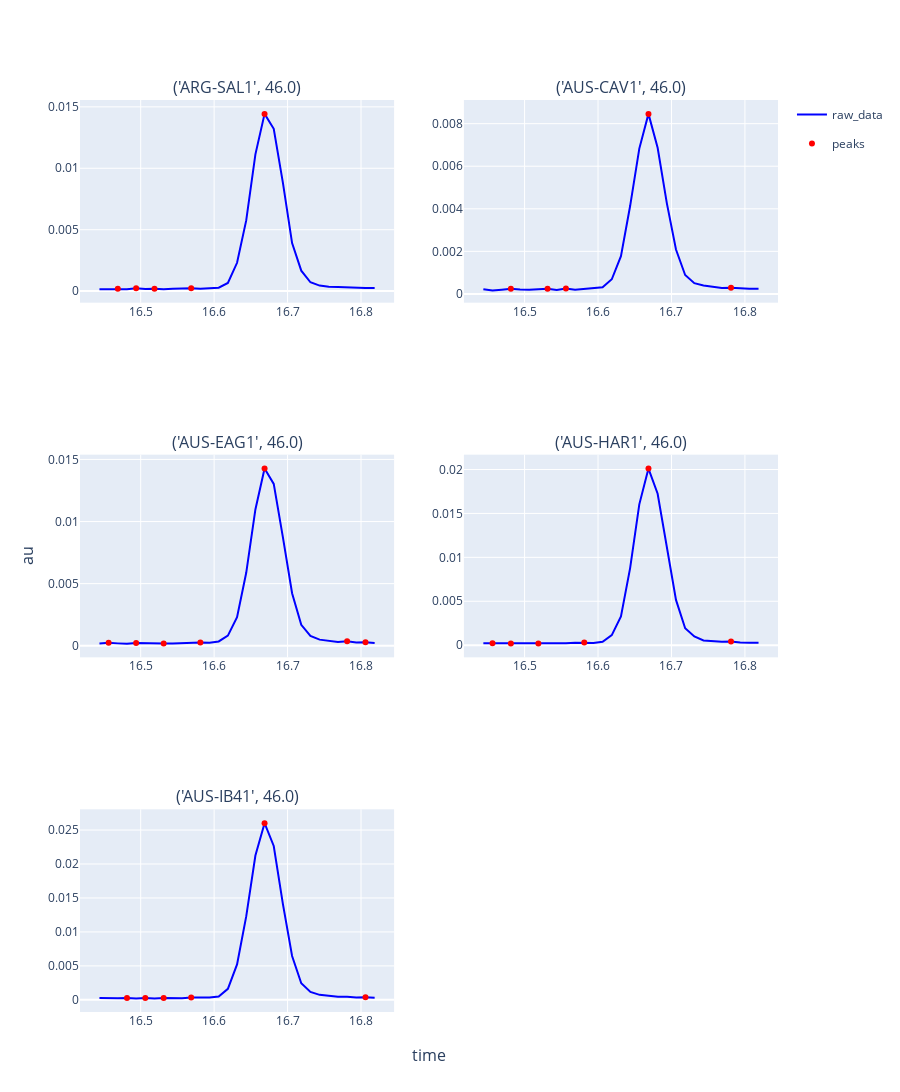

This figure's notebook cell:
### Code cell
fig = xr_signal.facet_plot_signal_peaks(
    ds=test_ds,
    line_key="raw_data",
    marker_key="peaks",
    x="time",
    y="au",
    grouper=["sample", "mz"],
    col_wrap=2,
)
fig.update_layout(height=1500).show()

### Figure 1 — Plotly figure (JSON) as saved in the notebook; plotly's stock layout.template omitted (floating-point values rounded to 4 significant figures)
{"data": [{"legendgroup": "line", "marker": {"color": "blue"}, "mode": "lines", "name": "raw_data", "showlegend": true, "type": "scatter", "x": [16.44, 16.46, 16.47, 16.48, 16.49, 16.51, 16.52, 16.53, 16.54, 16.56, 16.57, 16.58, 16.59, 16.61, 16.62, 16.63, 16.64, 16.66, 16.67, 16.68, 16.69, 16.71, 16.72, 16.73, 16.74, 16.76, 16.77, 16.78, 16.79, 16.81, 16.82], "xaxis": "x", "y": [0.0001484, 0.0001469, 0.0001905, 0.0001623, 0.0002305, 0.0001749, 0.0001937, 0.0001587, 0.0001988, 0.0002193, 0.0002285, 0.0001918, 0.0002368, 0.0002763, 0.0006644, 0.002305, 0.005754, 0.01113, 0.01443, 0.01322, 0.008818, 0.003907, 0.001667, 0.0007209, 0.0004519, 0.0003652, 0.0003458, 0.0003016, 0.0002822, 0.0002548, 0.0002617], "yaxis": "y"}, {"legendgroup": "peaks", "marker": {"color": "red"}, "mode": "markers", "name": "peaks", "showlegend": true, "type": "scatter", "x": [16.44, 16.46, 16.47, 16.48, 16.49, 16.51, 16.52, 16.53, 16.54, 16.56, 16.57, 16.58, 16.59, 16.61, 16.62, 16.63, 16.64, 16.66, 16.67, 16.68, 16.69, 16.71, 16.72, 16.73, 16.74, 16.76, 16.77, 16.78, 16.79, 16.81, 16.82], "xaxis": "x", "y": [null, null, 0.0001905, null, 0.0002305, null, 0.0001937, null, null, null, 0.0002285, null, null, null, null, null, null, null, 0.01443, null, null, null, null, null, null, null, null, null, null, null, null], "yaxis": "y"}, {"legendgroup": "line", "marker": {"color": "blue"}, "mode": "lines", "name": "raw_data", "showlegend": false, "type": "scatter", "x": [16.44, 16.46, 16.47, 16.48, 16.49, 16.51, 16.52, 16.53, 16.54, 16.56, 16.57, 16.58, 16.59, 16.61, 16.62, 16.63, 16.64, 16.66, 16.67, 16.68, 16.69, 16.71, 16.72, 16.73, 16.74, 16.76, 16.77, 16.78, 16.79, 16.81, 16.82], "xaxis": "x2", "y": [0.0002248, 0.0001607, 0.0001974, 0.0002417, 0.0002108, 0.0001952, 0.0002223, 0.0002473, 0.0001817, 0.0002551, 0.0001988, 0.000237, 0.0002455, 0.0003082, 0.0006881, 0.001773, 0.004129, 0.006828, 0.00846, 0.006865, 0.004269, 0.002086, 0.0008879, 0.0005037, 0.0003961, 0.000345, 0.0002806, 0.0002951, 0.0002639, 0.0002414, 0.0002403], "yaxis": "y2"}, {"legendgroup": "peaks", "marker": {"color": "red"}, "mode": "markers", "name": "peaks", "showlegend": false, "type": "scatter", "x": [16.44, 16.46, 16.47, 16.48, 16.49, 16.51, 16.52, 16.53, 16.54, 16.56, 16.57, 16.58, 16.59, 16.61, 16.62, 16.63, 16.64, 16.66, 16.67, 16.68, 16.69, 16.71, 16.72, 16.73, 16.74, 16.76, 16.77, 16.78, 16.79, 16.81, 16.82], "xaxis": "x2", "y": [null, null, null, 0.0002417, null, null, null, 0.0002473, null, 0.0002551, null, null, null, null, null, null, null, null, 0.00846, null, null, null, null, null, null, null, null, 0.0002951, null, null, null], "yaxis": "y2"}, {"legendgroup": "line", "marker": {"color": "blue"}, "mode": "lines", "name": "raw_data", "showlegend": false, "type": "scatter", "x": [16.44, 16.46, 16.47, 16.48, 16.49, 16.51, 16.52, 16.53, 16.54, 16.56, 16.57, 16.58, 16.59, 16.61, 16.62, 16.63, 16.64, 16.66, 16.67, 16.68, 16.69, 16.71, 16.72, 16.73, 16.74, 16.76, 16.77, 16.78, 16.79, 16.81, 16.82], "xaxis": "x3", "y": [0.0001705, 0.0002343, 0.0001895, 0.0001514, 0.0002241, 0.0001963, 0.0001696, 0.0001839, 0.000177, 0.0002241, 0.0002372, 0.0002666, 0.000245, 0.0003456, 0.0008107, 0.002304, 0.00587, 0.01098, 0.01427, 0.01303, 0.008725, 0.004229, 0.001683, 0.0007944, 0.0004902, 0.0003957, 0.0003096, 0.0003543, 0.0002585, 0.0002843, 0.0002272], "yaxis": "y3"}, {"legendgroup": "peaks", "marker": {"color": "red"}, "mode": "markers", "name": "peaks", "showlegend": false, "type": "scatter", "x": [16.44, 16.46, 16.47, 16.48, 16.49, 16.51, 16.52, 16.53, 16.54, 16.56, 16.57, 16.58, 16.59, 16.61, 16.62, 16.63, 16.64, 16.66, 16.67, 16.68, 16.69, 16.71, 16.72, 16.73, 16.74, 16.76, 16.77, 16.78, 16.79, 16.81, 16.82], "xaxis": "x3", "y": [null, 0.0002343, null, null, 0.0002241, null, null, 0.0001839, null, null, null, 0.0002666, null, null, null, null, null, null, 0.01427, null, null, null, null, null, null, null, null, 0.0003543, null, 0.0002843, null], "yaxis": "y3"}, {"legendgroup": "line", "marker": {"color": "blue"}, "mode": "lines", "name": "raw_data", "showlegend": false, "type": "scatter", "x": [16.44, 16.46, 16.47, 16.48, 16.49, 16.51, 16.52, 16.53, 16.54, 16.56, 16.57, 16.58, 16.59, 16.61, 16.62, 16.63, 16.64, 16.66, 16.67, 16.68, 16.69, 16.71, 16.72, 16.73, 16.74, 16.76, 16.77, 16.78, 16.79, 16.81, 16.82], "xaxis": "x4", "y": [0.0002116, 0.0002121, 0.0001679, 0.0001988, 0.0001725, 0.0001885, 0.0002039, 0.0001829, 0.0001674, 0.0002077, 0.0002874, 0.0003158, 0.0002588, 0.0003822, 0.001153, 0.003284, 0.008776, 0.01603, 0.02011, 0.01724, 0.01108, 0.005155, 0.001935, 0.0009932, 0.0005451, 0.0004826, 0.0003884, 0.0004262, 0.0002977, 0.0002871, 0.0002924], "yaxis": "y4"}, {"legendgroup": "peaks", "marker": {"color": "red"}, "mode": "markers", "name": "peaks", "showlegend": false, "type": "scatter", "x": [16.44, 16.46, 16.47, 16.48, 16.49, 16.51, 16.52, 16.53, 16.54, 16.56, 16.57, 16.58, 16.59, 16.61, 16.62, 16.63, 16.64, 16.66, 16.67, 16.68, 16.69, 16.71, 16.72, 16.73, 16.74, 16.76, 16.77, 16.78, 16.79, 16.81, 16.82], "xaxis": "x4", "y": [null, 0.0002121, null, 0.0001988, null, null, 0.0002039, null, null, null, null, 0.0003158, null, null, null, null, null, null, 0.02011, null, null, null, null, null, null, null, null, 0.0004262, null, null, null], "yaxis": "y4"}, {"legendgroup": "line", "marker": {"color": "blue"}, "mode": "lines", "name": "raw_data", "showlegend": false, "type": "scatter", "x": [16.44, 16.46, 16.47, 16.48, 16.49, 16.51, 16.52, 16.53, 16.54, 16.56, 16.57, 16.58, 16.59, 16.61, 16.62, 16.63, 16.64, 16.66, 16.67, 16.68, 16.69, 16.71, 16.72, 16.73, 16.74, 16.76, 16.77, 16.78, 16.79, 16.81, 16.82], "xaxis": "x5", "y": [0.0002652, 0.0002145, 0.0002286, 0.0002539, 0.0001977, 0.0002581, 0.0002075, 0.0002719, 0.0002122, 0.0002412, 0.0003285, 0.0003116, 0.0003356, 0.0005021, 0.001619, 0.00522, 0.01228, 0.02125, 0.02601, 0.02265, 0.01408, 0.00645, 0.002443, 0.001161, 0.0007327, 0.0006106, 0.0004585, 0.0004405, 0.0003521, 0.0003849, 0.0003215], "yaxis": "y5"}, {"legendgroup": "peaks", "marker": {"color": "red"}, "mode": "markers", "name": "peaks", "showlegend": false, "type": "scatter", "x": [16.44, 16.46, 16.47, 16.48, 16.49, 16.51, 16.52, 16.53, 16.54, 16.56, 16.57, 16.58, 16.59, 16.61, 16.62, 16.63, 16.64, 16.66, 16.67, 16.68, 16.69, 16.71, 16.72, 16.73, 16.74, 16.76, 16.77, 16.78, 16.79, 16.81, 16.82], "xaxis": "x5", "y": [null, null, null, 0.0002539, null, 0.0002581, null, 0.0002719, null, null, 0.0003285, null, null, null, null, null, null, null, 0.02601, null, null, null, null, null, null, null, null, null, null, 0.0003849, null], "yaxis": "y5"}], "layout": {"annotations": [{"font": {"size": 16}, "showarrow": false, "text": "('ARG-SAL1', 46.0)", "x": 0.225, "xanchor": "center", "xref": "paper", "y": 1, "yanchor": "bottom", "yref": "paper"}, {"font": {"size": 16}, "showarrow": false, "text": "('AUS-CAV1', 46.0)", "x": 0.775, "xanchor": "center", "xref": "paper", "y": 1, "yanchor": "bottom", "yref": "paper"}, {"font": {"size": 16}, "showarrow": false, "text": "('AUS-EAG1', 46.0)", "x": 0.225, "xanchor": "center", "xref": "paper", "y": 0.6111, "yanchor": "bottom", "yref": "paper"}, {"font": {"size": 16}, "showarrow": false, "text": "('AUS-HAR1', 46.0)", "x": 0.775, "xanchor": "center", "xref": "paper", "y": 0.6111, "yanchor": "bottom", "yref": "paper"}, {"font": {"size": 16}, "showarrow": false, "text": "('AUS-IB41', 46.0)", "x": 0.225, "xanchor": "center", "xref": "paper", "y": 0.2222, "yanchor": "bottom", "yref": "paper"}, {"font": {"size": 16}, "showarrow": false, "text": "time", "x": 0.5, "xanchor": "center", "xref": "paper", "y": 0, "yanchor": "top", "yref": "paper", "yshift": -30}, {"font": {"size": 16}, "showarrow": false, "text": "au", "textangle": -90, "x": 0, "xanchor": "right", "xref": "paper", "xshift": -40, "y": 0.5, "yanchor": "middle", "yref": "paper"}], "height": 1500, "xaxis": {"anchor": "y", "domain": [0, 0.45]}, "xaxis2": {"anchor": "y2", "domain": [0.55, 1]}, "xaxis3": {"anchor": "y3", "domain": [0, 0.45]}, "xaxis4": {"anchor": "y4", "domain": [0.55, 1]}, "xaxis5": {"anchor": "y5", "domain": [0, 0.45]}, "xaxis6": {"anchor": "y6", "domain": [0.55, 1]}, "yaxis": {"anchor": "x", "domain": [0.7778, 1]}, "yaxis2": {"anchor": "x2", "domain": [0.7778, 1]}, "yaxis3": {"anchor": "x3", "domain": [0.3889, 0.6111]}, "yaxis4": {"anchor": "x4", "domain": [0.3889, 0.6111]}, "yaxis5": {"anchor": "x5", "domain": [0, 0.2222]}, "yaxis6": {"anchor": "x6", "domain": [0, 0.2222]}}}
